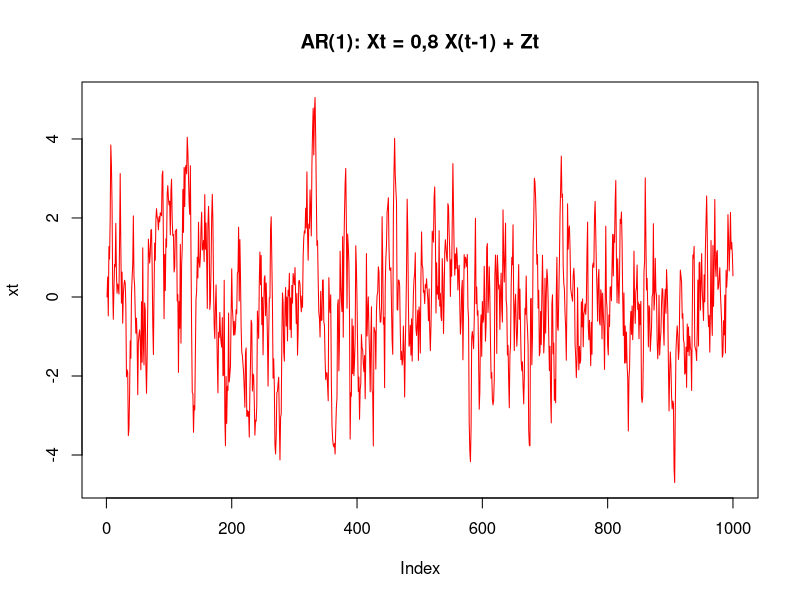
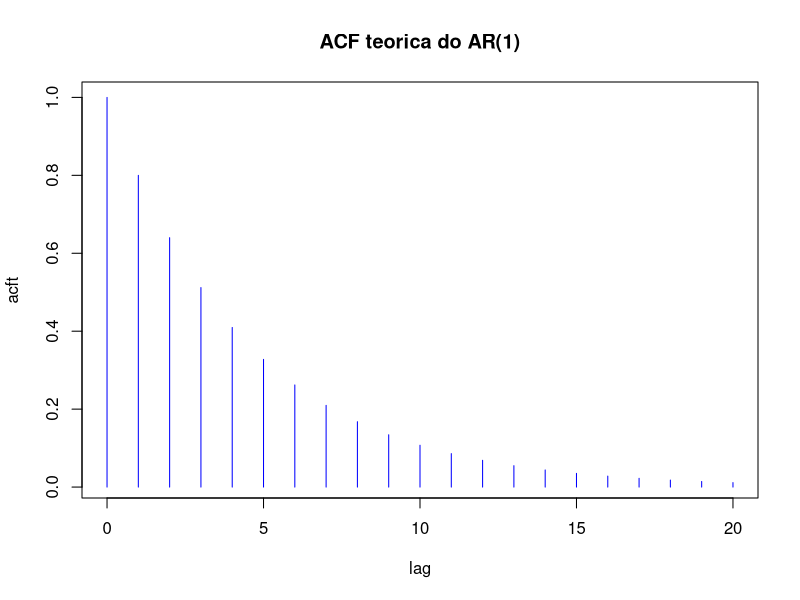
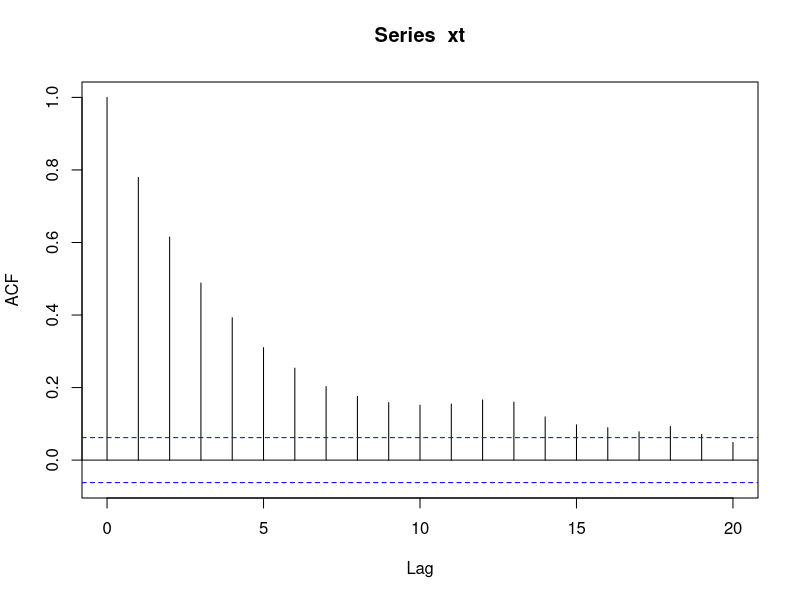
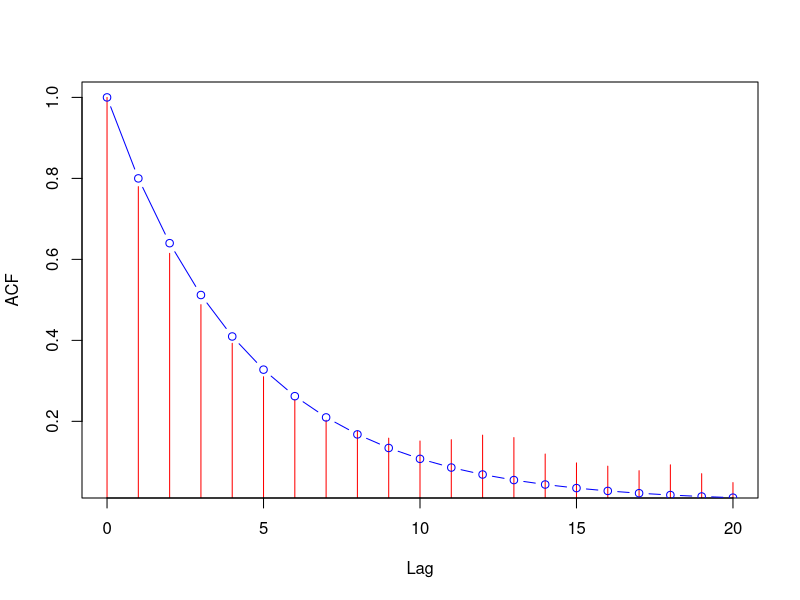
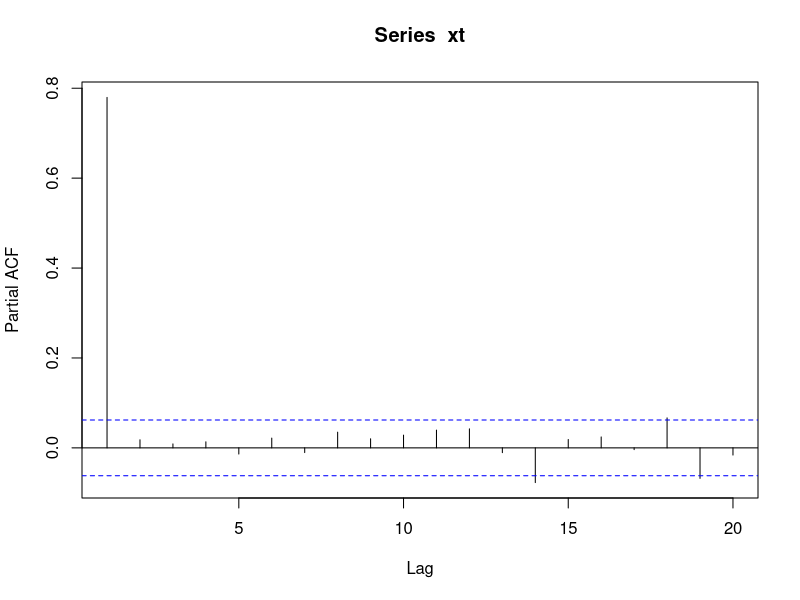
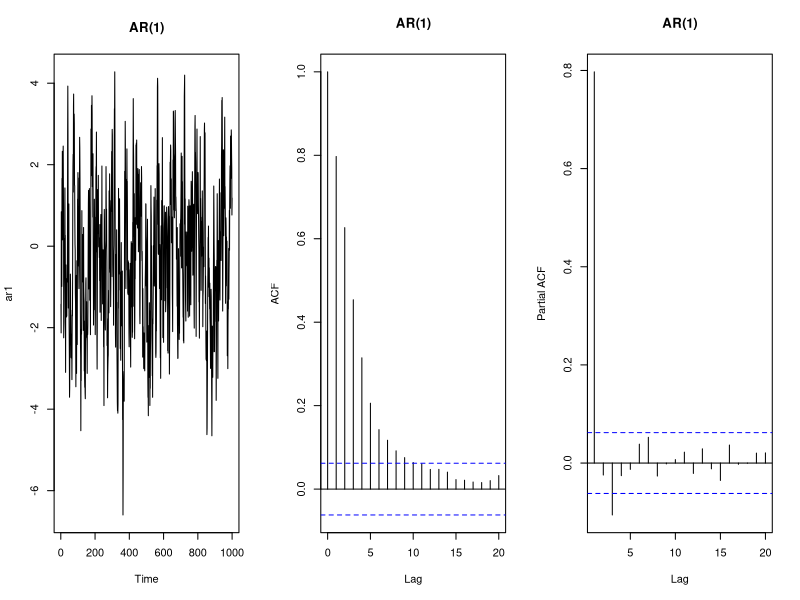

Here is the R script that generated these plots, in order:
# ==========================================================================
# 3o TRABALHO PRATICO - QUESTAO 3
# Considere o modelo AR(1):  Xt = 0,8*X(t-1) + Zt
#   a) O modelo e estacionario?
#   b) O modelo e inversivel?
# ==========================================================================

library(tseries)      # traz o kpss.test (o mesmo teste usado pelo professor)
graphics.off()        # fecha graficos antigos que possam ter ficado abertos
set.seed(13679821) # semente do professor (Aulas/09/ProcEstocasticos.r): trava o sorteio
                      # e os resultados saem IGUAIS toda vez que o script for rodado
n    <- 1000          # numero de valores da serie
alfa <- 0.8           # o numero do modelo: Xt = alfa*X(t-1) + Zt

# --------------------------------------------------------------------------
# (a) ESTACIONARIEDADE
# --------------------------------------------------------------------------
# Gera a serie como o professor faz no 01-AR.R:
# (aqui guardamos os sorteios Z no vetor 'zt' para usar no item (b))
zt <- rnorm(n, 0, 1)
xt <- 0
for (i in 2:n) {
  xt[i] <- alfa * xt[i - 1] + zt[i]  # Xt = 0,8*X(t-1) + Zt
}
plot(xt, type = "l", col = "red", main = "AR(1): Xt = 0,8 X(t-1) + Zt")

# Teste KPSS: H0 = serie estacionaria. p >= 0,05 -> NAO rejeita (e estacionaria).
kpss.test(xt, null = "L")

# Teoria (slide): raiz de Phi(B) = 1 - 0,8*B = 0 deve ficar FORA do circulo unitario
raiz <- polyroot(c(1, -alfa))        # coeficientes do menor para o maior grau: 1 e -0,8
raiz                                 # 1,25 (+0i)
Mod(raiz)                            # modulo = 1,25 > 1  -> FORA do circulo -> estacionario
abs(alfa) < 1                        # o atalho do AR(1): |alfa| < 1 -> TRUE

# Media e variancia teoricas (slide): E[X] = 0 ; Var[X] = sigma^2/(1 - alfa^2)
mean(xt)                             # perto de 0
var(xt)                              # perto de 2,78 (muda um pouco a cada sorteio)
1 / (1 - alfa^2)                     # variancia teorica = 2,78 (com sigma^2 = 1)

# ACF teorica (slide e 01-AR.R): rho(k) = alfa^k, para k = 0, 1, 2, ...
acft <- 0
for (k in 0:20) {
  acft[k + 1] <- alfa^k
}
acft                                 # 1, 0,8, 0,64, 0,512, ... decai aos poucos
lag <- 0:20
plot(lag, acft, type = "h", col = "blue", main = "ACF teorica do AR(1)")

# ACF empirica (estimada da serie gerada), comparada com a teorica:
a <- acf(xt, lag.max = 20)           # lag.max = 20 para ter o mesmo tamanho de 'acft'
plot(a$lag, a$acf, type = "h", col = "red", xlab = "Lag", ylab = "ACF")
lines(a$lag, acft, type = "b", col = "blue")   # azul = teorica, vermelho = estimada
# As duas ficam parecidas: a covariancia so depende do lag, nao do tempo.

pacf(xt, lag.max = 20)               # PACF: uma barra so no lag 1 (assinatura do AR(1))

# Conferencia com arima.sim (como o professor faz):
ar1 <- arima.sim(n = 1000, list(ar = c(alfa)))
par(mfrow = c(1, 3))
plot.ts(ar1, main = "AR(1)")
acf(ar1, type = "correlation", lag.max = 20, main = "AR(1)")
pacf(ar1, lag.max = 20, main = "AR(1)")
par(mfrow = c(1, 1))

# --------------------------------------------------------------------------
# (b) INVERSIBILIDADE
# --------------------------------------------------------------------------
# A condicao de inversibilidade (slides) e sobre theta(B), a parte de MEDIA MOVEL.
# No AR(1) puro nao ha parte MA: theta(B) = 1, que nao tem raiz alguma que reprove.
# Alem disso, a propria equacao ja entrega o Z com so dois termos:
#   Zt = Xt - 0,8*X(t-1)
z_recuperado <- xt[2:n] - alfa * xt[1:(n - 1)]
max(abs(z_recuperado - zt[2:n]))     # praticamente 0: recuperamos o Z exatamente a partir dos X

# --------------------------------------------------------------------------
# RESUMO
# --------------------------------------------------------------------------
data.frame(
  pergunta = c("(a) Estacionario?", "(b) Inversivel?"),
  resposta = c("SIM", "SIM"),
  motivo   = c("raiz de 1 - 0,8B = 0 e 1,25 > 1 (fora do circulo), equivale a |0,8| < 1",
               "todo AR e inversivel: Zt = Xt - 0,8*X(t-1), expressao finita (theta(B) = 1)")
)
